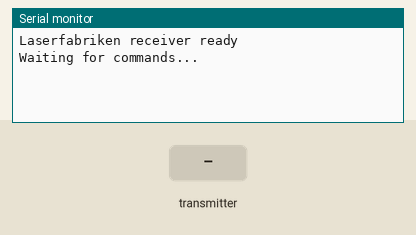
Recording of a sketch running on a simulated ESP32. Shown: the last lines printed to the serial monitor. The test bench sets the inputs (shaded band).

Above: at 1.7 s.
1.8 s: the transmitter starts sending power_pct = 0
At 2.11 s:
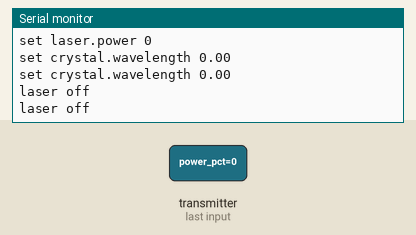
3.3 s: the transmitter starts sending laser_on = 1
At 3.61 s:
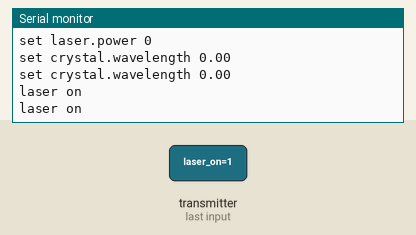
5.3 s: the transmitter starts sending crystal_wavelength_nm = 25
6.8 s: the transmitter starts sending power_pct = 25
8.3 s: the transmitter starts sending crystal_wavelength_nm = 50
Timing chart, 0 to 10.8 s (numbered marks = the images above; inputs shaded):
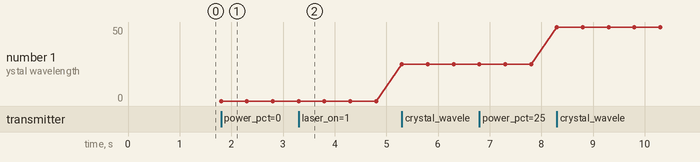

The sketch:

Display_comm.ino
```cpp
#include <esp_now.h>
#include <WiFi.h>

// Hardware UART → STM32 (TX=GPIO21, RX=GPIO20)
HardwareSerial SerialSTM(0);

#include "../laser_protocol.h"

struct_message myData;

static void send_cmd(const char *fmt, ...) {
    char buf[64];
    va_list args;
    va_start(args, fmt);
    vsnprintf(buf, sizeof(buf), fmt, args);
    va_end(args);
    Serial.print(buf);       // USB CDC — for debugging
    SerialSTM.print(buf);    // hardware UART → STM32
}

void OnDataRecv(const esp_now_recv_info_t *info, const uint8_t *incomingData, int len) {
    memcpy(&myData, incomingData, sizeof(myData));

    send_cmd("set laser.power %d\r\n",          (int)myData.power_pct);
    send_cmd("set crystal.wavelength %.2f\r\n", myData.crystal_wavelength_nm);
    send_cmd("%s\r\n", myData.laser_on ? "laser on" : "laser off");
}

void setup() {
    Serial.begin(115200); // USB CDC for debugging SUPER IMPORTANT TO FLASH WITH USB CDC ON BOOT. OR THIS WILL USE UART0 WHICH IS ALSO USED FOR STM32 COMMUNICATION.
    SerialSTM.begin(115200, SERIAL_8N1, 20, 21);  // RX=GPIO20, TX=GPIO21
    delay(500);
    Serial.println("Laserfabriken receiver ready");

    WiFi.mode(WIFI_STA);
    if (esp_now_init() != ESP_OK) {
        Serial.println("ESP-NOW init failed");
        return;
    }
    esp_now_register_recv_cb(OnDataRecv);
    Serial.println("Waiting for commands...");
}

void loop() {}
```

Measured:
- after the input at 1.8 s, the serial monitor: prints a new line at once (image 1)
- after the input at 3.3 s, the serial monitor: prints a new line at once (image 2)
- plotted number 1: 0 → 25 after the input at 5.3 s, 25 → 50 after the input at 8.3 s
